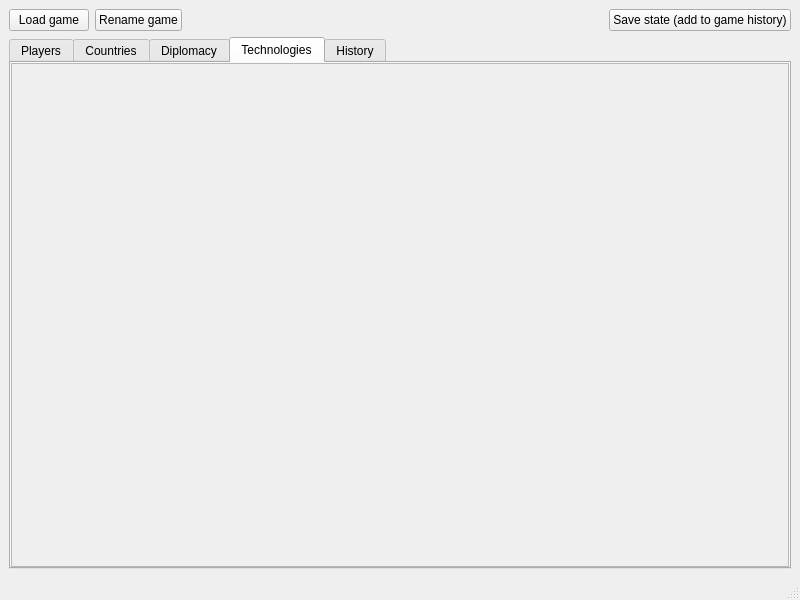
<?xml version="1.0" encoding="UTF-8"?>
<ui version="4.0">
 <class>MainWindow</class>
 <widget class="QMainWindow" name="MainWindow">
  <property name="geometry">
   <rect>
    <x>0</x>
    <y>0</y>
    <width>800</width>
    <height>600</height>
   </rect>
  </property>
  <property name="windowTitle">
   <string>MainWindow</string>
  </property>
  <widget class="QWidget" name="centralwidget">
   <layout class="QGridLayout" name="gridLayout">
    <item row="1" column="0">
     <widget class="QTabWidget" name="tabWidget">
      <property name="currentIndex">
       <number>3</number>
      </property>
      <widget class="QWidget" name="playersTab">
       <attribute name="title">
        <string>Players</string>
       </attribute>
       <layout class="QGridLayout" name="gridLayout_2">
        <property name="leftMargin">
         <number>0</number>
        </property>
        <property name="topMargin">
         <number>0</number>
        </property>
        <property name="rightMargin">
         <number>0</number>
        </property>
        <property name="bottomMargin">
         <number>0</number>
        </property>
        <property name="spacing">
         <number>0</number>
        </property>
        <item row="0" column="0">
         <widget class="PlayersFrame" name="playersFrame">
          <layout class="QGridLayout" name="gridLayout_3"/>
         </widget>
        </item>
       </layout>
      </widget>
      <widget class="QWidget" name="countriesTab">
       <attribute name="title">
        <string>Countries</string>
       </attribute>
       <layout class="QGridLayout" name="gridLayout_4">
        <property name="leftMargin">
         <number>0</number>
        </property>
        <property name="topMargin">
         <number>0</number>
        </property>
        <property name="rightMargin">
         <number>0</number>
        </property>
        <property name="bottomMargin">
         <number>0</number>
        </property>
        <property name="spacing">
         <number>0</number>
        </property>
        <item row="0" column="0">
         <widget class="CountriesFrame" name="countriesFrame">
          <layout class="QGridLayout" name="gridLayout_5"/>
         </widget>
        </item>
       </layout>
      </widget>
      <widget class="QWidget" name="tab">
       <attribute name="title">
        <string>Diplomacy</string>
       </attribute>
       <layout class="QGridLayout" name="gridLayout_6">
        <property name="leftMargin">
         <number>0</number>
        </property>
        <property name="topMargin">
         <number>0</number>
        </property>
        <property name="rightMargin">
         <number>0</number>
        </property>
        <property name="bottomMargin">
         <number>0</number>
        </property>
        <property name="spacing">
         <number>0</number>
        </property>
        <item row="0" column="0">
         <widget class="DiplomacyFrame" name="diplomacyFrame"/>
        </item>
       </layout>
      </widget>
      <widget class="QWidget" name="tab_2">
       <attribute name="title">
        <string>Technologies</string>
       </attribute>
       <layout class="QGridLayout" name="gridLayout_7">
        <property name="leftMargin">
         <number>0</number>
        </property>
        <property name="topMargin">
         <number>0</number>
        </property>
        <property name="rightMargin">
         <number>0</number>
        </property>
        <property name="bottomMargin">
         <number>0</number>
        </property>
        <property name="spacing">
         <number>0</number>
        </property>
        <item row="0" column="0">
         <widget class="QFrame" name="frame_4">
          <layout class="QGridLayout" name="gridLayout_8">
           <property name="leftMargin">
            <number>0</number>
           </property>
           <property name="topMargin">
            <number>0</number>
           </property>
           <property name="rightMargin">
            <number>0</number>
           </property>
           <property name="bottomMargin">
            <number>0</number>
           </property>
           <item row="0" column="0">
            <widget class="QScrollArea" name="scrollArea">
             <property name="widgetResizable">
              <bool>true</bool>
             </property>
             <widget class="QWidget" name="scrollAreaWidgetContents_2">
              <property name="geometry">
               <rect>
                <x>0</x>
                <y>0</y>
                <width>774</width>
                <height>482</height>
               </rect>
              </property>
              <layout class="QGridLayout" name="gridLayout_9">
               <property name="leftMargin">
                <number>0</number>
               </property>
               <property name="topMargin">
                <number>0</number>
               </property>
               <property name="rightMargin">
                <number>0</number>
               </property>
               <property name="bottomMargin">
                <number>0</number>
               </property>
               <property name="spacing">
                <number>0</number>
               </property>
               <item row="0" column="0">
                <widget class="TechTreeFrame" name="techTreeFrame"/>
               </item>
              </layout>
             </widget>
            </widget>
           </item>
          </layout>
         </widget>
        </item>
       </layout>
      </widget>
      <widget class="QWidget" name="tab_3">
       <attribute name="title">
        <string>History</string>
       </attribute>
       <layout class="QGridLayout" name="gridLayout_10">
        <property name="leftMargin">
         <number>0</number>
        </property>
        <property name="topMargin">
         <number>0</number>
        </property>
        <property name="rightMargin">
         <number>0</number>
        </property>
        <property name="bottomMargin">
         <number>0</number>
        </property>
        <property name="spacing">
         <number>0</number>
        </property>
        <item row="0" column="0">
         <widget class="HistoryFrame" name="historyFrame"/>
        </item>
       </layout>
      </widget>
     </widget>
    </item>
    <item row="0" column="0">
     <layout class="QHBoxLayout" name="horizontalLayout">
      <item>
       <widget class="QPushButton" name="loadButton">
        <property name="text">
         <string>Load game</string>
        </property>
       </widget>
      </item>
      <item>
       <widget class="QPushButton" name="saveAsButton">
        <property name="text">
         <string>Rename game</string>
        </property>
       </widget>
      </item>
      <item>
       <spacer name="horizontalSpacer">
        <property name="orientation">
         <enum>Qt::Horizontal</enum>
        </property>
        <property name="sizeHint" stdset="0">
         <size>
          <width>40</width>
          <height>20</height>
         </size>
        </property>
       </spacer>
      </item>
      <item>
       <widget class="QPushButton" name="saveStateButton">
        <property name="text">
         <string>Save state (add to game history)</string>
        </property>
       </widget>
      </item>
     </layout>
    </item>
   </layout>
  </widget>
  <widget class="QMenuBar" name="menubar">
   <property name="geometry">
    <rect>
     <x>0</x>
     <y>0</y>
     <width>800</width>
     <height>21</height>
    </rect>
   </property>
  </widget>
  <widget class="QStatusBar" name="statusbar"/>
 </widget>
 <customwidgets>
  <customwidget>
   <class>PlayersFrame</class>
   <extends>QFrame</extends>
   <header>playersframe.h</header>
   <container>1</container>
  </customwidget>
  <customwidget>
   <class>CountriesFrame</class>
   <extends>QFrame</extends>
   <header>countriesframe.h</header>
   <container>1</container>
  </customwidget>
  <customwidget>
   <class>DiplomacyFrame</class>
   <extends>QFrame</extends>
   <header>diplomacyframe.h</header>
   <container>1</container>
  </customwidget>
  <customwidget>
   <class>TechTreeFrame</class>
   <extends>QFrame</extends>
   <header>techtreeframe.h</header>
   <container>1</container>
  </customwidget>
  <customwidget>
   <class>HistoryFrame</class>
   <extends>QFrame</extends>
   <header>historyframe.h</header>
   <container>1</container>
  </customwidget>
 </customwidgets>
 <resources/>
 <connections/>
</ui>
